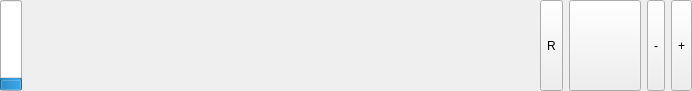
<?xml version="1.0" encoding="UTF-8"?>
<ui version="4.0">
 <class>RoutingPlugin</class>
 <widget class="QWidget" name="RoutingPlugin">
  <property name="enabled">
   <bool>true</bool>
  </property>
  <property name="geometry">
   <rect>
    <x>0</x>
    <y>0</y>
    <width>972</width>
    <height>91</height>
   </rect>
  </property>
  <property name="sizePolicy">
   <sizepolicy hsizetype="Fixed" vsizetype="Fixed">
    <horstretch>0</horstretch>
    <verstretch>0</verstretch>
   </sizepolicy>
  </property>
  <layout class="QGridLayout" name="gridLayout">
   <property name="sizeConstraint">
    <enum>QLayout::SetFixedSize</enum>
   </property>
   <property name="margin">
    <number>0</number>
   </property>
   <item row="0" column="0">
    <widget class="QProgressBar" name="progressBar">
     <property name="sizePolicy">
      <sizepolicy hsizetype="Fixed" vsizetype="MinimumExpanding">
       <horstretch>0</horstretch>
       <verstretch>0</verstretch>
      </sizepolicy>
     </property>
     <property name="minimumSize">
      <size>
       <width>0</width>
       <height>0</height>
      </size>
     </property>
     <property name="maximum">
      <number>1000</number>
     </property>
     <property name="value">
      <number>100</number>
     </property>
     <property name="orientation">
      <enum>Qt::Vertical</enum>
     </property>
     <property name="format">
      <string/>
     </property>
    </widget>
   </item>
   <item row="0" column="1">
    <widget class="QLabel" name="instructionIconLabel">
     <property name="enabled">
      <bool>true</bool>
     </property>
     <property name="sizePolicy">
      <sizepolicy hsizetype="Fixed" vsizetype="Fixed">
       <horstretch>0</horstretch>
       <verstretch>0</verstretch>
      </sizepolicy>
     </property>
     <property name="minimumSize">
      <size>
       <width>64</width>
       <height>64</height>
      </size>
     </property>
     <property name="text">
      <string/>
     </property>
    </widget>
   </item>
   <item row="0" column="2">
    <widget class="QLabel" name="instructionLabel">
     <property name="sizePolicy">
      <sizepolicy hsizetype="MinimumExpanding" vsizetype="MinimumExpanding">
       <horstretch>0</horstretch>
       <verstretch>0</verstretch>
      </sizepolicy>
     </property>
     <property name="minimumSize">
      <size>
       <width>410</width>
       <height>0</height>
      </size>
     </property>
     <property name="text">
      <string/>
     </property>
     <property name="wordWrap">
      <bool>true</bool>
     </property>
    </widget>
   </item>
   <item row="0" column="3">
    <widget class="QLabel" name="followingInstructionIconLabel">
     <property name="enabled">
      <bool>false</bool>
     </property>
     <property name="sizePolicy">
      <sizepolicy hsizetype="Fixed" vsizetype="Minimum">
       <horstretch>0</horstretch>
       <verstretch>0</verstretch>
      </sizepolicy>
     </property>
     <property name="text">
      <string/>
     </property>
     <property name="alignment">
      <set>Qt::AlignCenter</set>
     </property>
    </widget>
   </item>
   <item row="0" column="5">
    <widget class="QToolButton" name="routingButton">
     <property name="sizePolicy">
      <sizepolicy hsizetype="Fixed" vsizetype="Minimum">
       <horstretch>64</horstretch>
       <verstretch>64</verstretch>
      </sizepolicy>
     </property>
     <property name="toolTip">
      <string>Guidance Mode</string>
     </property>
     <property name="text">
      <string>R</string>
     </property>
     <property name="icon">
      <iconset resource="../../../marble.qrc">
       <normaloff>:/icons/route-guidance.png</normaloff>:/icons/route-guidance.png</iconset>
     </property>
     <property name="iconSize">
      <size>
       <width>64</width>
       <height>64</height>
      </size>
     </property>
     <property name="checkable">
      <bool>true</bool>
     </property>
    </widget>
   </item>
   <item row="0" column="6">
    <widget class="QToolButton" name="gpsButton">
     <property name="sizePolicy">
      <sizepolicy hsizetype="Fixed" vsizetype="Minimum">
       <horstretch>64</horstretch>
       <verstretch>64</verstretch>
      </sizepolicy>
     </property>
     <property name="toolTip">
      <string>Toggle GPS</string>
     </property>
     <property name="text">
      <string/>
     </property>
     <property name="icon">
      <iconset resource="../../../marble.qrc">
       <normaloff>:/icons/gps.png</normaloff>:/icons/gps.png</iconset>
     </property>
     <property name="iconSize">
      <size>
       <width>64</width>
       <height>64</height>
      </size>
     </property>
     <property name="checkable">
      <bool>true</bool>
     </property>
    </widget>
   </item>
   <item row="0" column="7">
    <widget class="QToolButton" name="zoomOutButton">
     <property name="sizePolicy">
      <sizepolicy hsizetype="Fixed" vsizetype="Minimum">
       <horstretch>64</horstretch>
       <verstretch>64</verstretch>
      </sizepolicy>
     </property>
     <property name="toolTip">
      <string>zoom out</string>
     </property>
     <property name="text">
      <string>-</string>
     </property>
     <property name="icon">
      <iconset resource="../../../marble.qrc">
       <normaloff>:/icons/zoom-out-large.png</normaloff>:/icons/zoom-out-large.png</iconset>
     </property>
     <property name="iconSize">
      <size>
       <width>64</width>
       <height>64</height>
      </size>
     </property>
     <property name="checkable">
      <bool>false</bool>
     </property>
     <property name="autoRepeat">
      <bool>false</bool>
     </property>
    </widget>
   </item>
   <item row="0" column="8">
    <widget class="QToolButton" name="zoomInButton">
     <property name="sizePolicy">
      <sizepolicy hsizetype="Fixed" vsizetype="Minimum">
       <horstretch>64</horstretch>
       <verstretch>64</verstretch>
      </sizepolicy>
     </property>
     <property name="toolTip">
      <string>zoom in</string>
     </property>
     <property name="text">
      <string>+</string>
     </property>
     <property name="icon">
      <iconset resource="../../../marble.qrc">
       <normaloff>:/icons/zoom-in-large.png</normaloff>:/icons/zoom-in-large.png</iconset>
     </property>
     <property name="iconSize">
      <size>
       <width>64</width>
       <height>64</height>
      </size>
     </property>
     <property name="checkable">
      <bool>false</bool>
     </property>
     <property name="autoRepeat">
      <bool>false</bool>
     </property>
    </widget>
   </item>
   <item row="0" column="4">
    <widget class="QLabel" name="destinationDistanceLabel">
     <property name="sizePolicy">
      <sizepolicy hsizetype="Fixed" vsizetype="Minimum">
       <horstretch>0</horstretch>
       <verstretch>0</verstretch>
      </sizepolicy>
     </property>
     <property name="maximumSize">
      <size>
       <width>128</width>
       <height>16777215</height>
      </size>
     </property>
     <property name="cursor">
      <cursorShape>ArrowCursor</cursorShape>
     </property>
     <property name="toolTip">
      <string>total time remaining</string>
     </property>
     <property name="text">
      <string/>
     </property>
     <property name="textFormat">
      <enum>Qt::AutoText</enum>
     </property>
     <property name="alignment">
      <set>Qt::AlignCenter</set>
     </property>
     <property name="wordWrap">
      <bool>true</bool>
     </property>
    </widget>
   </item>
  </layout>
 </widget>
 <resources>
  <include location="../../../marble.qrc"/>
  <include location="../../../lib/libmarble.qrc"/>
 </resources>
 <connections/>
</ui>
